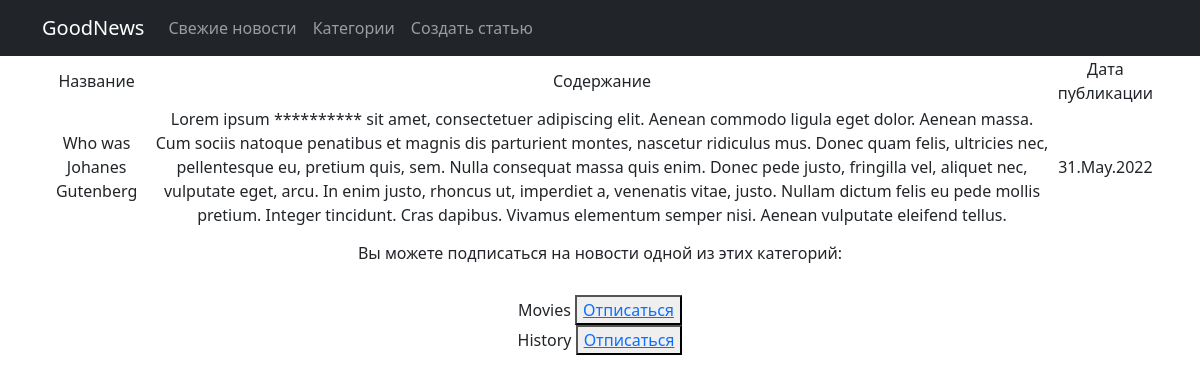
Screenshot of /news/1 (signed in) with the database file from the repository.
### news/models.py (models this page shows, shortened)
class Post(models.Model):
    author = models.ForeignKey(Author, on_delete=models.CASCADE)
    post_type = models.CharField(max_length=3, choices=[('ART', 'Article'), ('NEW', 'News')], default='A')
    creation_date = models.DateTimeField(auto_now_add=True)
    categories = models.ManyToManyField(Category, through='PostCategory')
    post_title = models.CharField(max_length=255)
    post_text = models.TextField()
    post_rating = models.IntegerField(default=0)

class Category(models.Model):
    category_name = models.CharField(max_length=256, unique=True)
    subscribers = models.ManyToManyField(User, through='UserCategory')
    def __str__(self):
        return f'{self.category_name}'

### news/views.py (the view)
# urls.py: path('<int:pk>', PostDetail.as_view(), name='post_detail'),
class PostDetail(DetailView):
    model = Post
    template_name = 'news/post_detail.html'
    context_object_name = 'post_detail'

### news/templatetags/custom_filters.py (called while the page is built)
@register.filter(name='censor')
def censor(value):
   bad_words = ['профурсетка', 'проходимец', 'охальница', 'сволочь', 'негодяй', 'подлец']
   text = set(value.split())
   for word in text:
      for bad_word in bad_words:
         if word == bad_word:
               return value.replace(word, '*' * len(word))
   return value # Возвращаемое функцией значение подставится в шаблон.

### templates/news/post_detail.html (shortened to what this page needs)
{% extends 'flatpages/default.html' %}
{% load custom_filters %}
{% block content %}
    <table>
            <tr>
               <td>Название</td>
               <td>Содержание</td>
               <td>Дата публикации</td>
            </tr>
            <tr>
               <td>{{ post_detail.post_title | censor }}</td>
               <td>{{ post_detail.post_text | censor }}</td>
               <td>{{ post_detail.creation_date | date:'d.M.Y' }}</td>
           </tr>
    </table>
{% if request.user.is_authenticated %}
    <p>
        <h6>Вы можете подписаться на новости одной из этих категорий:</h6>
        {%for category in post_detail.categories.all%}
        <br>{{category}}
        {% if not user in category.subscribers.all %}
        <button><a href="{% url 'subscribe' category.id %}">Подписаться</a></button>
        {% else %}
        <button><a href="{% url 'unsubscribe' category.id %}">Отписаться</a></button>
        {%endif%}
        {% endfor %}
    </p>
{% endif %}
{% endblock content %}

### rows the page displays
Post: post_title|censor "Who was Johanes Gutenberg", post_text|censor "Lorem ipsum ********** sit amet, consectetuer adipiscing elit. Aenean commodo ligula eget dolor. Aenean massa. Cum sociis natoque penatibus et magnis dis parturient montes, nascetur ridiculus mus. Donec quam felis, ultricies nec, pellentesque eu, pretium quis, sem. Nulla consequat massa quis enim. Donec pede justo, fringilla vel, aliquet nec, vulputate eget, arcu. In enim justo, rhoncus ut, imperdiet a, venenatis vitae, justo. Nullam dictum felis eu pede mollis pretium. Integer tincidunt. Cras dapibus. Vivamus elementum semper nisi. Aenean vulputate eleifend tellus.", creation_date "31.May.2022"
Category: category_name "Movies", shows "Отписаться"
Category: category_name "History", shows "Отписаться"
